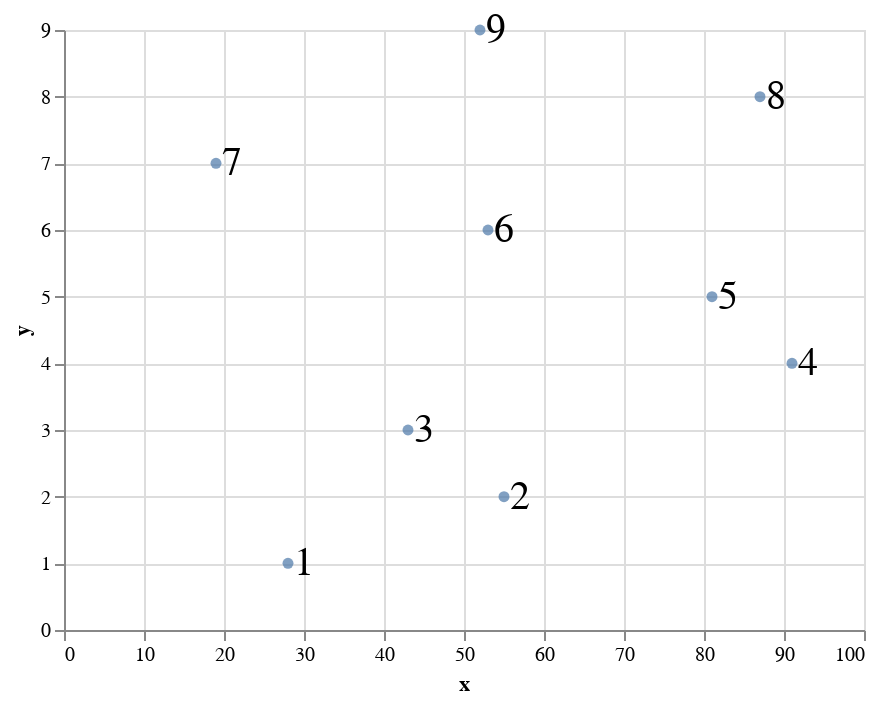

The cell this chart's notebook holds for it:
### Code cell
import altair as alt
import pandas as pd

data = pd.DataFrame({
    'a': ['A', 'B', 'C', 'D', 'E', 'F', 'G', 'H', 'I'],
    'x': [28, 55, 43, 91, 81, 53, 19, 87, 52],
    'y':[1,2,3,4,5,6,7,8,9]
})


data['value'] = data['y']


points = alt.Chart(data).mark_circle().encode(
    y='y:Q',
    x='x:Q'
)

text = bars.mark_text(
    align='left',
    baseline='middle',
    dx=3
).encode(
    text='value',
    y='y:Q',
    x='x:Q',
    size=alt.value(20),
)

points + text

### Figure 1 — Vega-Lite specification as saved in the notebook (floating-point values rounded to 4 significant figures)
{"$schema": "https://vega.github.io/schema/vega-lite/v2.4.3.json", "config": {"view": {"height": 300, "width": 400}}, "layer": [{"data": {"values": [{"a": "A", "value": 1, "x": 28, "y": 1}, {"a": "B", "value": 2, "x": 55, "y": 2}, {"a": "C", "value": 3, "x": 43, "y": 3}, {"a": "D", "value": 4, "x": 91, "y": 4}, {"a": "E", "value": 5, "x": 81, "y": 5}, {"a": "F", "value": 6, "x": 53, "y": 6}, {"a": "G", "value": 7, "x": 19, "y": 7}, {"a": "H", "value": 8, "x": 87, "y": 8}, {"a": "I", "value": 9, "x": 52, "y": 9}]}, "encoding": {"x": {"field": "x", "type": "quantitative"}, "y": {"field": "y", "type": "quantitative"}}, "mark": "circle"}, {"data": {"values": [{"a": "A", "value": 1, "x": 28, "y": 1}, {"a": "B", "value": 2, "x": 55, "y": 2}, {"a": "C", "value": 3, "x": 43, "y": 3}, {"a": "D", "value": 4, "x": 91, "y": 4}, {"a": "E", "value": 5, "x": 81, "y": 5}, {"a": "F", "value": 6, "x": 53, "y": 6}, {"a": "G", "value": 7, "x": 19, "y": 7}, {"a": "H", "value": 8, "x": 87, "y": 8}, {"a": "I", "value": 9, "x": 52, "y": 9}]}, "encoding": {"size": {"value": 20}, "text": {"field": "value", "type": "quantitative"}, "x": {"field": "x", "type": "quantitative"}, "y": {"field": "y", "type": "quantitative"}}, "mark": {"align": "left", "baseline": "middle", "dx": 3, "type": "text"}}]}
